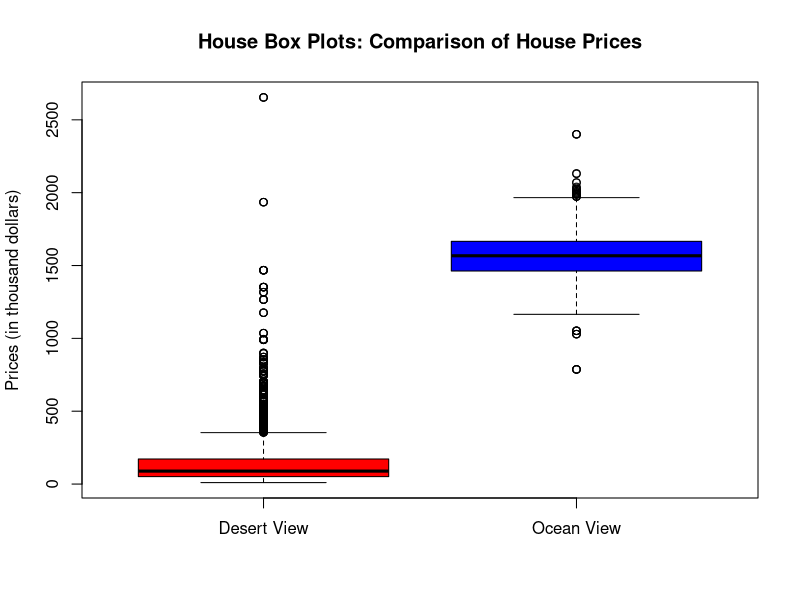
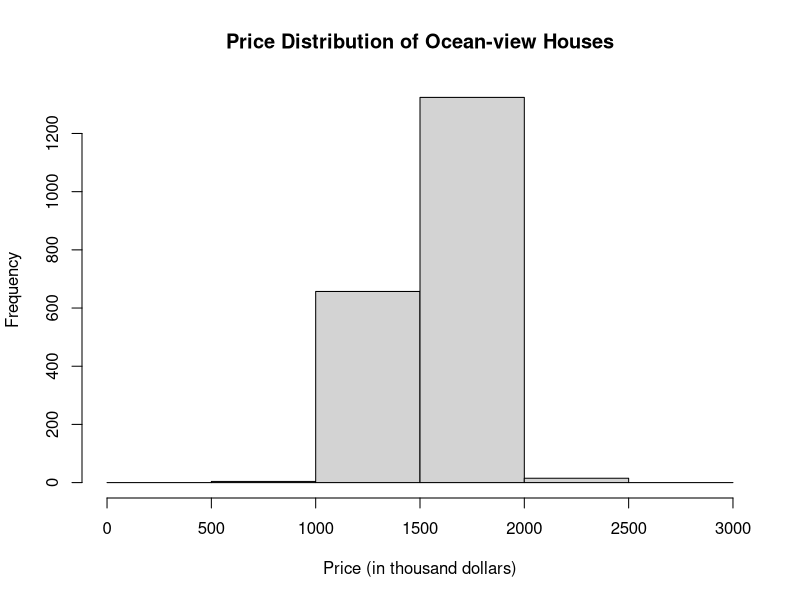
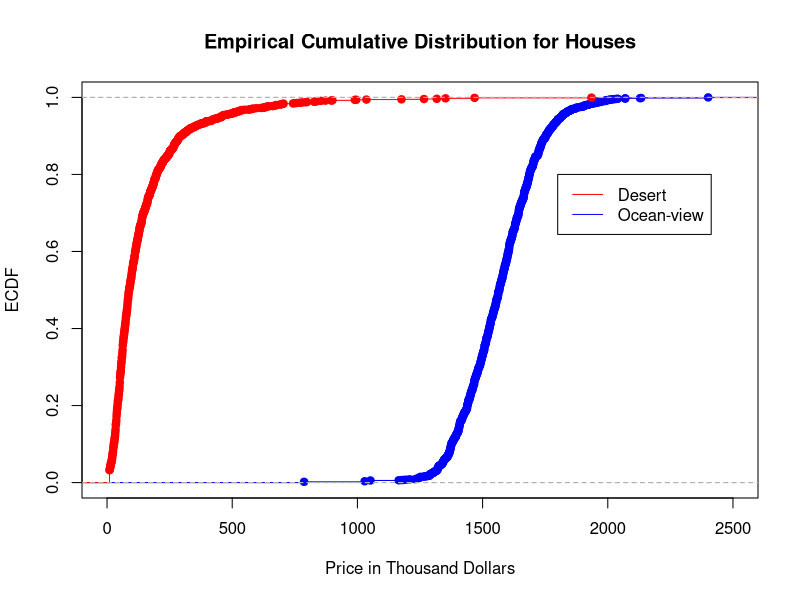

R code for these plots, in order:
setwd("/Users/smadaan/Documents/ML_UCSC/week1/HW")
data.ocean<-read.csv("HW01pb3OceanViewdata.csv",header=FALSE)
data.desert<-read.csv("HW01pb3Desertdata.csv",header=FALSE)

##--Q1s---- Box plots
boxplot(data.desert[,1], data.ocean[,1],col=c("red","blue"),
	main="House Box Plots: Comparison of House Prices",
	names=c("Desert View","Ocean View"),ylab="Prices (in thousand dollars)")
##--Q1e---- Box plots

##--Q2s---- Histograms
hist(data.ocean[,1],breaks=seq(from=0,to=3000,by=500),
	 xlab="Price (in thousand dollars)", main="Price Distribution of Ocean-view Houses")
##--Q2e---- Histograms

##--Q3s---- ecdf plots
plot(ecdf(data.ocean[,1]),xlim=c(0,2500),verticals=T,col="blue",
	 main="Empirical Cumulative Distribution for Houses",xlab="Price in Thousand Dollars",ylab="ECDF")
lines(ecdf(data.desert[,1]),verticals=T,col="red")
legend(1800,0.8,c("Desert","Ocean-view"),
		lty=c(1,1),col=c("red","blue"))
##--Q3e----